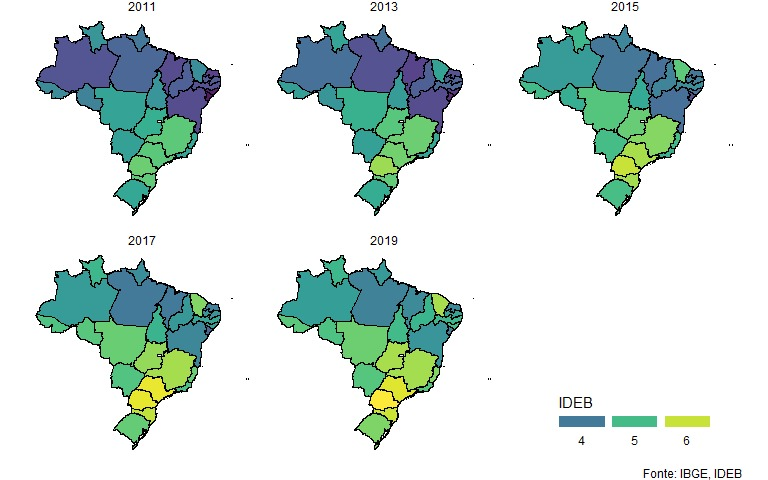

Recreate this plot in R.
# Bibliotecas ----
# Dados
library(tidyverse)
library(readxl)
library(janitor)
library(psych)
library(magrittr)

# Gráficos e Tabelas
library(ggplot2)
library(stargazer)
library(kableExtra)
library(patchwork)
library(viridis)

# Mapas
library(raster) 
library(rgdal) # Mapas/polígonos
library(maptools) # Auxilia nas ferramentas gráficas do ggplot
library(gpclib)

# Dados ----
# Mais informações: JuntaBasesEducacao.R
# Diretório
setwd(dirname(rstudioapi::getActiveDocumentContext()$path))
sDiretorio_Base <- dirname(rstudioapi::getActiveDocumentContext()$path)

# Definindo pasta de dados 
sPasta_Dados <- paste(sDiretorio_Base, "Dados", sep = "/")

# Nome do arquivo
sArquivo_Dados <- "Dados_Educacao_Final.csv"

# Lendo a base
df <- read_csv(paste(sPasta_Dados, sArquivo_Dados, sep = "/"))

## Ativar permição para o funcionamento do maptools e broom em mapas
gpclibPermit()

## Puxando dados do site do IBGE
td <- tempdir()
tf <- tempfile()
url <- "http://geoftp.ibge.gov.br/organizacao_do_territorio/malhas_territoriais/malhas_municipais/municipio_2020/Brasil/BR/BR_UF_2020.zip"
download.file(url , destfile = tf)

## Observar os arquivos dentro da pasta zipada
unzip(tf, list=TRUE)

## Separando cada arquivo na pasta zip
# Para esse grupo de arquivo em específico é necessário que puxe todos os arquivos
# para que a função shapefile() funcione, mas na maioria dos casos isso não é
# necessariamente verdade

## Unzipando os arquivos do diretório temporário 
unzip(tf, files=unzip(tf, list=TRUE)$Name[1], exdir=td, overwrite=TRUE)
unzip(tf, files=unzip(tf, list=TRUE)$Name[2], exdir=td, overwrite=TRUE)
unzip(tf, files=unzip(tf, list=TRUE)$Name[3], exdir=td, overwrite=TRUE)
unzip(tf, files=unzip(tf, list=TRUE)$Name[4], exdir=td, overwrite=TRUE)
unzip(tf, files=unzip(tf, list=TRUE)$Name[5], exdir=td, overwrite=TRUE)

## Importando os dados
# MAPA <- shapefile(paste0(td,"\\",unzip(tf, list=TRUE)$Name[4]))
MAPA <- shapefile(paste0(td,"/",unzip(tf, list=TRUE)$Name[4]))

## Unlinkando os arquivos temporários do R e removendo coisas inuteis
unlink(tf)
unlink(td)
rm(list = c("td", "tf", "url", "fpath"))

## Mudando formato do arquivo para tidy, para poder usar o ggplot 
mapa_tidy <- broom::tidy(MAPA, region = "SIGLA_UF")

## Média do IDEB por ano e UF
df.educ.ideb <- df %>%
    group_by(uf, ano) %>%
    summarise(mean(ideb, na.rm = T))

names(df.educ.ideb)[3] <- paste("ideb")


## Unindo as informações de interesse com a base dos gráficos
mapa_tidy %>%
    right_join(. , df.educ.ideb, by=c("id"="uf")) %>%
    filter(ano != 2009) %>%
    ggplot() +
    geom_polygon(aes(fill = ideb, x = long, y = lat, group = group), 
                 size=0, alpha=0.9) +
    geom_polygon(aes(x = long, y = lat, group = group), 
                 color="black", fill = NA) +
    scale_fill_viridis(trans = "log", name="IDEB",
                       guide = guide_legend(keyheight = unit(3, units = "mm"),
                                            keywidth=unit(12, units = "mm"),
                                            label.position = "bottom",
                                            title.position = 'top', nrow=1)) + 
    theme_void() +
    theme(legend.position = c(0.85, 0.09)) +
    coord_map() +
    facet_wrap(vars(ano))

## Salvando
ggsave("Mapa_IDEB.png", dpi=600)
